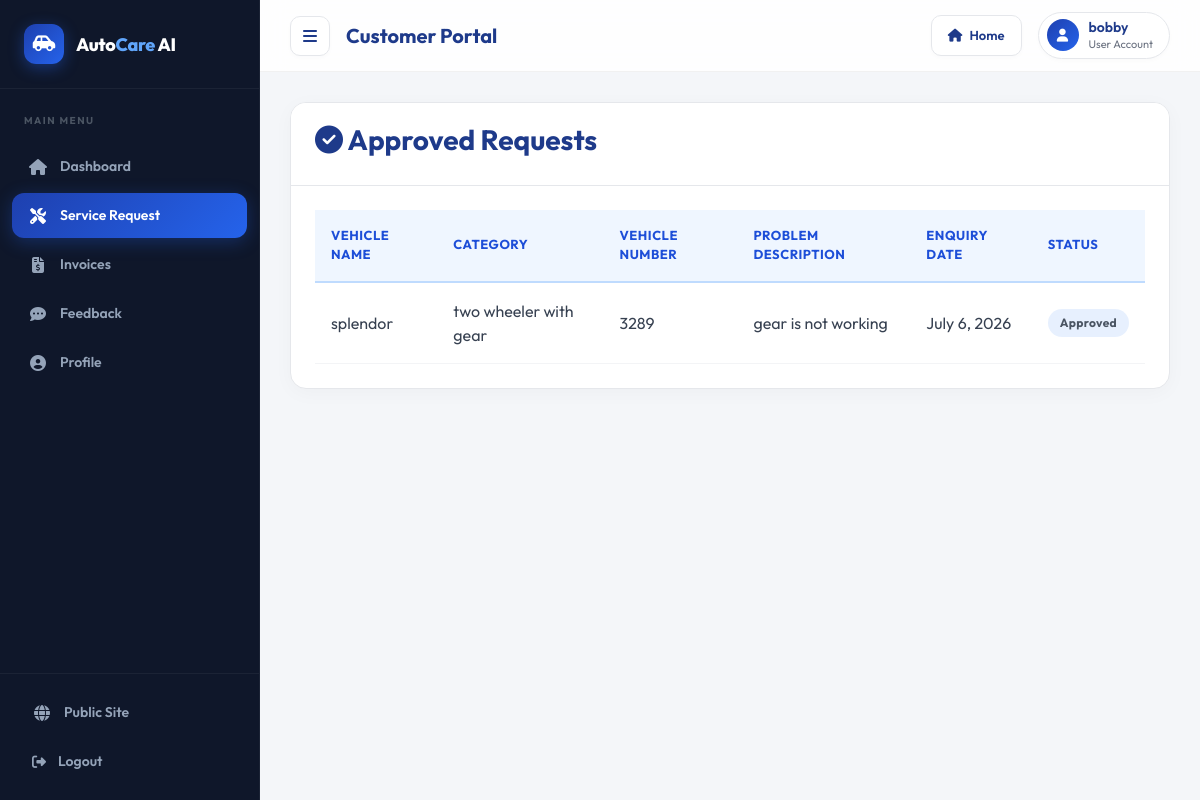
Page /customer-view-approved-request (signed in) on the committed database.
### vehicle/models.py (models this page shows, shortened)
class Request(models.Model):
    cat=(('two wheeler with gear','two wheeler with gear'),('two wheeler without gear','two wheeler without gear'),('three wheeler','three wheeler'),('four wheeler','four wheeler'))
    category=models.CharField(max_length=50,choices=cat)
    vehicle_no=models.PositiveIntegerField(null=False)
    vehicle_name = models.CharField(max_length=40,null=False)
    vehicle_model = models.CharField(max_length=40,null=False)
    vehicle_brand = models.CharField(max_length=40,null=False)
    problem_description = models.CharField(max_length=500,null=False)
    date=models.DateField(auto_now=True)
    cost=models.PositiveIntegerField(null=True)
    customer=models.ForeignKey('Customer', on_delete=models.CASCADE,null=True)
    mechanic=models.ForeignKey('Mechanic',on_delete=models.CASCADE,null=True)
    stat=(('Pending','Pending'),('Approved','Approved'),('Repairing','Repairing'),('Repairing Done','Repairing Done'),('Released','Released'))
    status=models.CharField(max_length=50,choices=stat,default='Pending',null=True)

### vehicle/views.py (the view)
# urls.py: path('customer-view-approved-request',views.customer_view_approved_request_view,name='customer-view-approved-request'),
@login_required(login_url='customerlogin')
@user_passes_test(is_customer)
def customer_view_approved_request_view(request):
    customer=models.Customer.objects.get(user_id=request.user.id)
    enquiries=models.Request.objects.all().filter(customer_id=customer.id).exclude(status='Pending')
    return render(request,'vehicle/customer_view_approved_request.html',{'customer':customer,'enquiries':enquiries})

### vehicle/views.py (called while the page is built)
def is_customer(user):
    return user.groups.filter(name='CUSTOMER').exists()

### templates/vehicle/customer_view_approved_request.html (shortened to what this page needs)
{% extends 'vehicle/customerbase.html' %}
{% block content %}
<div class="wrapper">
  <div class="row">
    <div class="col-12 col-m-12 col-sm-12">
      <div class="card">
        <div class="card-header">
          <h3><i class="fas fa-check-circle"></i> Approved Requests</h3>
        </div>
        <div class="card-content">
          <table>
            <thead>
              <tr>
                <th>Vehicle Name</th>
                <th>Category</th>
                <th>Vehicle Number</th>
                <th>Problem Description</th>
                <th>Enquiry Date</th>
                <th>Status</th>
              </tr>
            </thead>
            <tbody>
              {% for enq in enquiries %}
              <tr>
                <td>{{ enq.vehicle_name }}</td>
                <td>{{ enq.category }}</td>
                <td>{{ enq.vehicle_no }}</td>
                <td>{{ enq.problem_description }}</td>
                <td>{{ enq.date }}</td>
                <td>
                  {% if enq.status == "Approved" %}
                    <span class="status-badge status-approved">{{ enq.status }}</span>
                  {% elif enq.status == "Repairing" %}
                    <span class="status-badge status-repairing">{{ enq.status }}</span>
                  {% elif enq.status == "Repairing Done" %}
                    <span class="status-badge status-done">{{ enq.status }}</span>
                  {% else %}
                    <span class="status-badge status-released">{{ enq.status }}</span>
                  {% endif %}
                </td>
              </tr>
              {% endfor %}
            </tbody>
          </table>
        </div>
      </div>
    </div>
  </div>
</div>
{% endblock content %}

### templates/vehicle/customerbase.html (shortened to what this page needs)
<!DOCTYPE html>
{% load static %}
<html lang="en">
<head>
  <link rel="stylesheet" href="https://cdn.jsdelivr.net/npm/bootstrap@4.6.2/dist/css/bootstrap.min.css">
  <link rel="stylesheet" href="https://cdnjs.cloudflare.com/ajax/libs/font-awesome/6.7.1/css/all.min.css">
  <link rel="stylesheet" type="text/css" href="https://cdnjs.cloudflare.com/ajax/libs/Chart.js/2.9.3/Chart.min.css">
  <link rel="stylesheet" href="{% static 'css/dashboard_theme.css' %}">
</head>
<body>
<aside class="sidebar" id="sidebar">
  <div class="sidebar-logo">
    <div class="sidebar-logo-icon"><i class="fas fa-car-side"></i></div>
    <div class="sidebar-logo-text">Auto<span>Care</span> AI</div>
  </div>
  <div class="sidebar-section-label">Main Menu</div>
  <nav class="sidebar-nav">
    <a href="/customer-dashboard" class="sidebar-nav-link {% if request.path == '/customer-dashboard' %}active{% endif %}">
      <i class="fas fa-home"></i> Dashboard
    </a>
    <a href="/customer-request" class="sidebar-nav-link {% if 'request' in request.path %}active{% endif %}">
      <i class="fas fa-tools"></i> Service Request
    </a>
    <a href="/customer-invoice" class="sidebar-nav-link {% if 'invoice' in request.path %}active{% endif %}">
      <i class="fas fa-file-invoice-dollar"></i> Invoices
    </a>
    <a href="/customer-feedback" class="sidebar-nav-link {% if 'feedback' in request.path %}active{% endif %}">
      <i class="fas fa-comment-dots"></i> Feedback
    </a>
    <a href="/customer-profile" class="sidebar-nav-link {% if 'profile' in request.path %}active{% endif %}">
      <i class="fas fa-user-circle"></i> Profile
    </a>
  </nav>
  <div class="sidebar-bottom">
    <a href="/" class="sidebar-nav-link" style="margin-bottom:4px;">
      <i class="fas fa-globe"></i> Public Site
    </a>
    <a href="/logout" class="sidebar-logout">
      <i class="fas fa-sign-out-alt"></i> Logout
    </a>
  </div>
</aside>
<header class="topbar">
  <div class="topbar-left">
    <div class="menu-toggle" onclick="toggleSidebar()"><i class="fas fa-bars"></i></div>
    <span class="topbar-title">Customer Portal</span>
  </div>
  <div class="topbar-right">
    <a href="/" class="home-btn"><i class="fas fa-home"></i> Home</a>
    <div class="topbar-badge">
      <div class="topbar-avatar">
        {% if customer.profile_pic %}
          <img src="{{ customer.profile_pic.url }}" alt="Profile">
        {% else %}
          <i class="fas fa-user" style="font-size:13px;"></i>
        {% endif %}
      </div>
      <div>
        <div class="topbar-name">{{ request.user.first_name|default:"Customer" }}</div>
        <div class="topbar-role">User Account</div>
      </div>
    </div>
  </div>
</header>
<main class="main-wrapper">
  {% block content %}{% endblock content %}
</main>
</body>
</html>

### static/css/dashboard_theme.css (style rules this page uses)
.main-wrapper { font-family: 'Outfit', sans-serif; }
.main-wrapper h1, .main-wrapper h2, .main-wrapper h3, .main-wrapper h4, .main-wrapper h5, .main-wrapper h6 { color: #1e3a8a; font-weight: 700; }
.main-wrapper p, .main-wrapper span { color: #4b5563; }
.main-wrapper .card { background: #ffffff !important; border: 1px solid #e5e7eb !important; border-radius: 16px !important; box-shadow: 0 4px 20px rgba(0, 0, 0, 0.03) !important; margin-bottom: 30px; overflow: hidden; transition: transform 0.25s ease, box-shadow 0.25s ease; }
.main-wrapper .card-header { background: #ffffff !important; border-bottom: 1px solid #e5e7eb !important; color: #1e3a8a !important; font-weight: 700 !important; padding: 20px 24px !important; }
.main-wrapper .card-body, .main-wrapper .card-content { padding: 24px !important; }
.main-wrapper .table, .main-wrapper table { width: 100%; border-collapse: collapse; color: #374151 !important; margin-bottom: 0 !important; background: #ffffff; }
.main-wrapper .table thead th, .main-wrapper table th { background: #eff6ff !important; border-bottom: 2px solid #bfdbfe !important; border-top: none !important; color: #1d4ed8 !important; font-weight: 700; text-transform: uppercase; font-size: 13px; letter-spacing: 0.5px; padding: 16px !important; text-align: left; }
.main-wrapper .table td, .main-wrapper table td { border-top: 1px solid #f3f4f6 !important; border-bottom: 1px solid #f3f4f6 !important; padding: 16px !important; vertical-align: middle !important; color: #374151 !important; }
.status-badge { padding: 5px 12px; border-radius: 50px; font-size: 12px; font-weight: 700; display: inline-block; text-align: center; text-transform: capitalize; letter-spacing: 0.3px; }
.status-approved { background: rgba(59,130,246,0.12); color: #2563eb; }

### rows in the picture
Request: vehicle_name "splendor", category "two wheeler with gear", vehicle_no "3289", problem_description "gear is not working", date "July 6, 2026", status "Approved"

### other values in the picture
{{ request.user.first_name|default:"Customer" }} "bobby"
